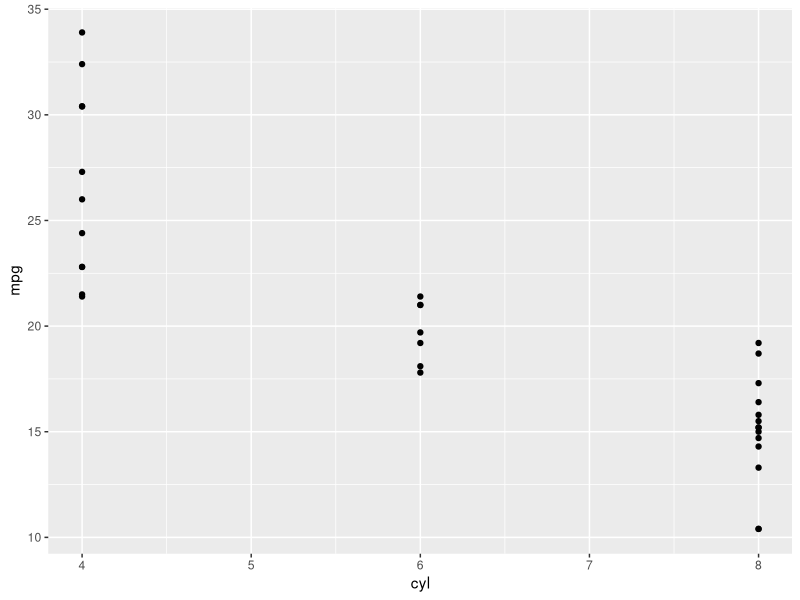
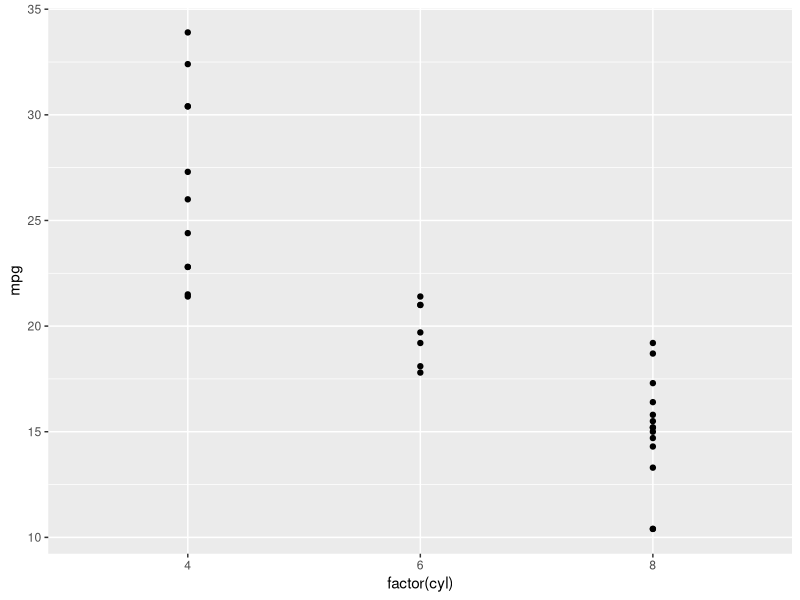
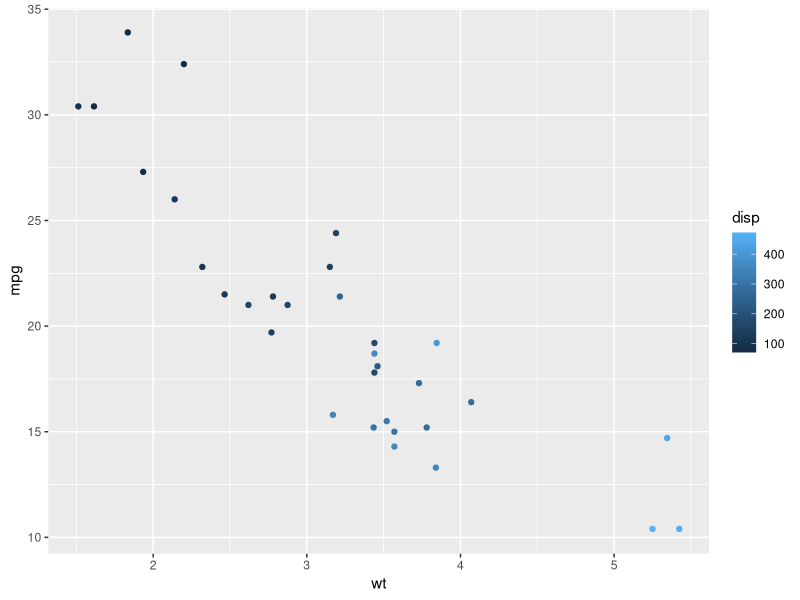
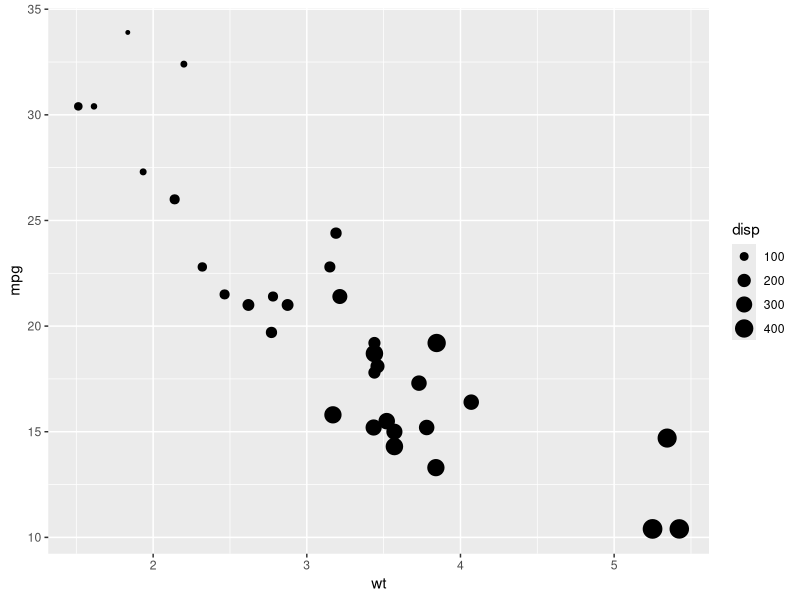
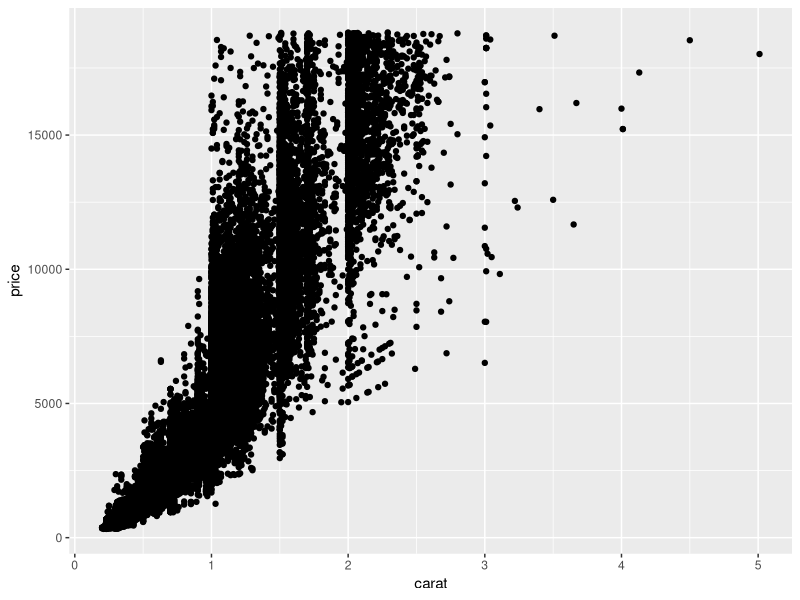
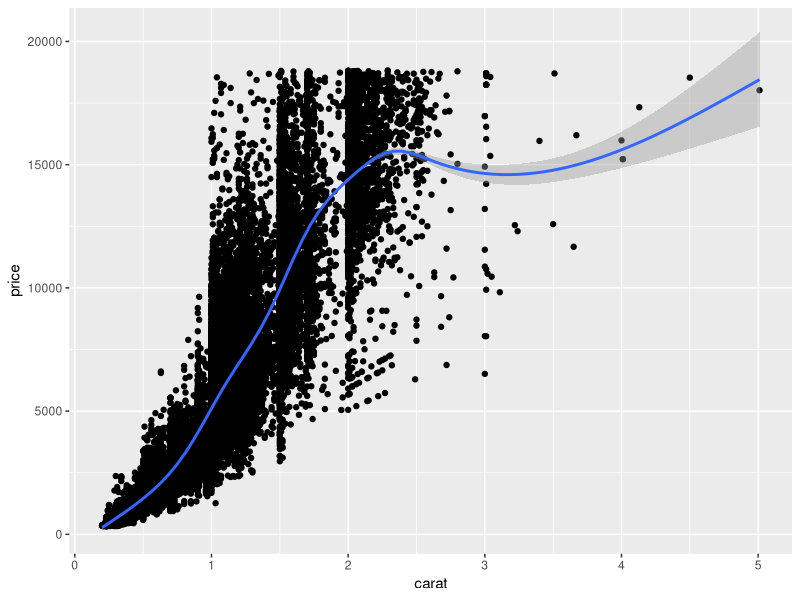
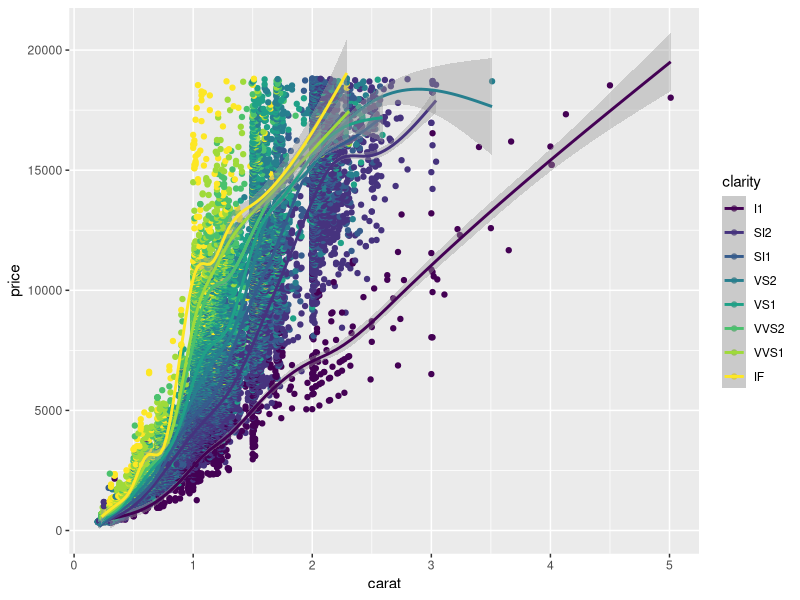
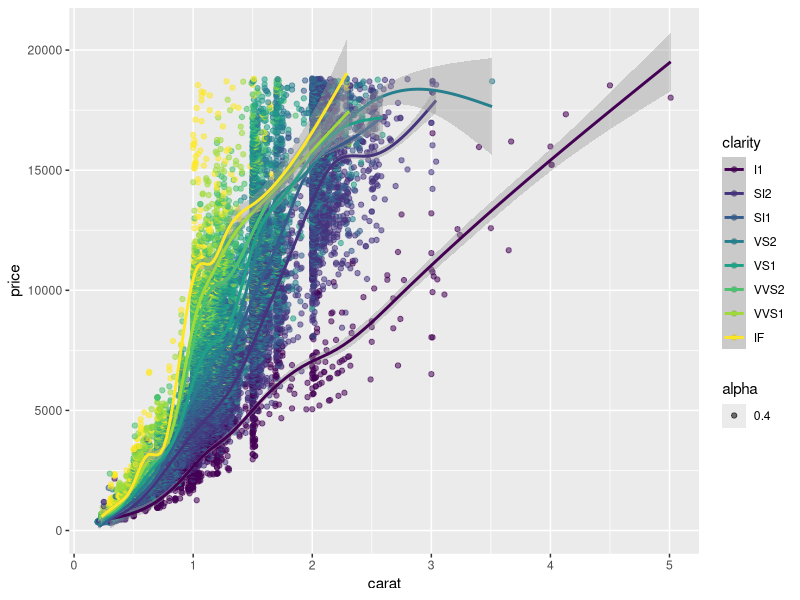

These figures' R source, in order:
## ---- chunk 1
library(ggplot2)
## ---- chunk 2
str(mtcars)
## ---- chunk 3
ggplot(data = mtcars, mapping = aes(x = cyl, y = mpg)) + 
  geom_point()
## ---- chunk 4
ggplot(data = mtcars, mapping = aes(x = factor(cyl), y = mpg)) +
  geom_point()
## ---- chunk 5
ggplot(data = mtcars, mapping = aes(x = wt, y = mpg, color = disp)) +
  geom_point()
## ---- chunk 6
ggplot(data = mtcars, mapping = aes(x = wt, y = mpg, size = disp)) +
  geom_point()
## ---- chunk 7
str(diamonds)
## ---- chunk 8
ggplot(data = diamonds, mapping = aes(x = carat, y = price)) +
  geom_point()
## ---- chunk 9
ggplot(data = diamonds, mapping = aes(x = carat, y = price)) +
  geom_point() +
  geom_smooth()
## ---- chunk 10
ggplot(data = diamonds, mapping = aes(x = carat, y = price, color = clarity)) +
  geom_point() +
  geom_smooth()
## ---- chunk 11
ggplot(data = diamonds, mapping = aes(x = carat, y = price, color = clarity)) +
  geom_point(aes(alpha = 0.4)) +
  geom_smooth()
## ---- chunk 12
plot_price_vs_carat <- ggplot(data = diamonds, mapping = aes(x = carat, y = price))
## ---- chunk 13
plot_price_vs_carat + geom_point()
## ---- chunk 14
trans_plot <- plot_price_vs_carat + geom_point(aes(alpha = 0.2))
## ---- chunk 15
trans_plot
## ---- chunk 16
byclarity_plot <- plot_price_vs_carat + geom_point(aes(color = clarity))
byclarity_plot
## ---- chunk 17
ggplot(data = mtcars, mapping = aes(x = wt, y = mpg, color = factor(cyl))) +
  geom_point()
## ---- chunk 18
ggplot(data = mtcars, mapping = aes(x = wt, y = mpg, color = factor(cyl))) +
  geom_point(shape = 1, size = 4)
## ---- chunk 19
ggplot(data = mtcars, mapping = aes(x = wt, y = mpg, fill = factor(cyl))) +
  geom_point(shape = 21, size = 4, alpha = 0.6)
## ---- chunk 20
ggplot(data = mtcars, mapping = aes(x = wt, y = mpg, fill = factor(cyl), color = factor(am))) +
  geom_point(shape = 21, size = 4, alpha = 0.6)
## ---- chunk 21
plot_mpg_vs_wt <- ggplot(data = mtcars, mapping = aes(x = wt, y = mpg)) +
  geom_point(aes(size = factor(cyl)))
## ---- chunk 22
plot_mpg_vs_wt <- ggplot(data = mtcars, mapping = aes(x = wt, y = mpg)) +
  geom_point(aes(alpha = factor(cyl)))
## ---- chunk 23
plot_mpg_vs_wt <- ggplot(data = mtcars, mapping = aes(x = wt, y = mpg)) +
  geom_point(aes(shape = factor(cyl)))
## ---- chunk 24
plot_mpg_vs_wt <- ggplot(data = mtcars, mapping = aes(x = wt, y = mpg)) +
  geom_text(aes(label = factor(cyl)))
plot_mpg_vs_wt
## ---- chunk 25
mi_color <- "#4ABEFF"
ggplot(data = mtcars, mapping = aes(x = wt, y = mpg)) +
  geom_point(color = mi_color, alpha = 0.6)
## ---- chunk 26
ggplot(data = mtcars, mapping = aes(x = wt, y = mpg, fill = factor(cyl))) +
  geom_point(color = mi_color, size = 10, shape = 1)
## ---- chunk 27
ggplot(data = mtcars, mapping = aes(x = wt, y = mpg, color = factor(cyl))) +
  geom_point(alpha = 0.5)
## ---- chunk 28
ggplot(data = mtcars, mapping = aes(x = wt, y = mpg, color = factor(cyl))) +
  geom_text(label = rownames(mtcars), color = "red")
## ---- chunk 29
ggplot(data = mtcars, mapping = aes(x = wt, y = mpg, color = factor(cyl))) +
  geom_point(shape = 24, color = "yellow")
